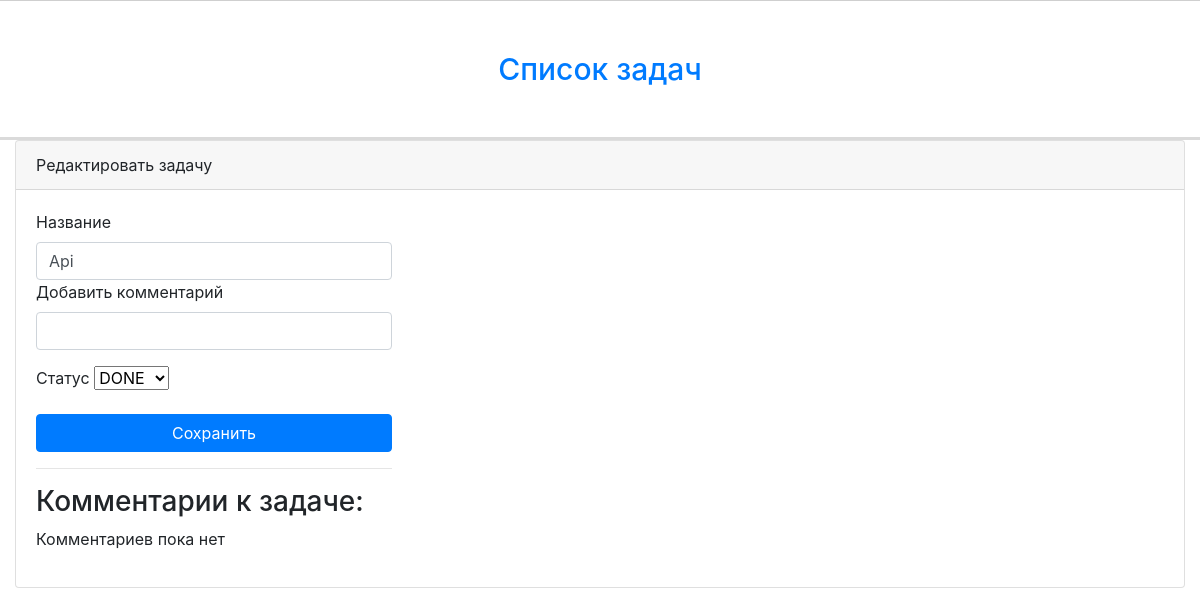
Before: /edit/3 with the older database file.
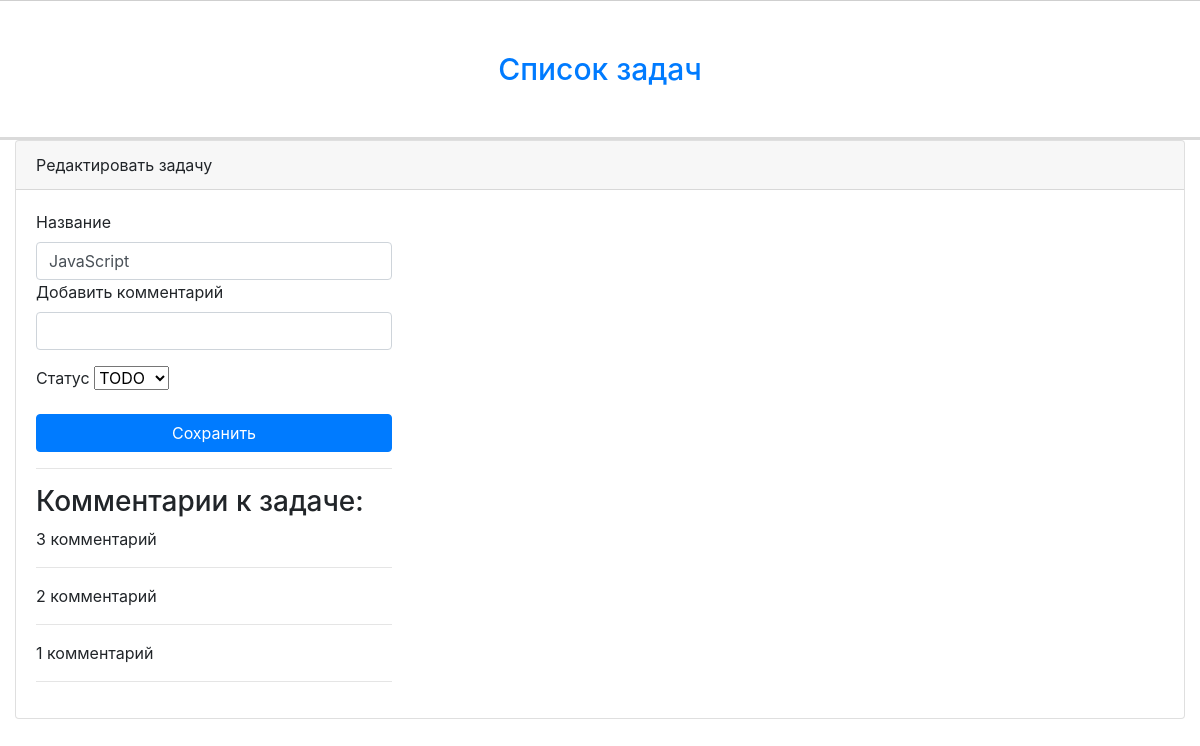
After: the same page with the newer database file.
### tables this page shows
CREATE TABLE `task` (
  `id` int(11) NOT NULL,
  `name` varchar(255) NOT NULL,
  `status` varchar(255) NOT NULL
);

CREATE TABLE `comments` (
  `id` int(11) NOT NULL,
  `id_task` int(11) NOT NULL,
  `text` text NOT NULL
);

### application/controllers/MainController.php (called while the page is built, shortened)
<?php
class MainController extends Controller
{
    public function editAction()
    {
        $vars = [
            'data' => $this->model->taskData($this->route['id'])[0],
            'data_comments' => $this->model->commentsData($this->route['id']),
        ];
        $this->view->render('Редактировать задачу', $vars);
    }
}

### index.php (called while the page is built, shortened)
<?php
spl_autoload_register(function($class){
	$path = str_replace('\\', '/', $class.'.php');
});
$router = new Router;
$router->run();

### application/lib/Db.php (called while the page is built, shortened)
<?php
class Db {
    protected $db;
    public function __construct() {
        $config = require 'application/config/db.php';
        $this->db = new PDO('mysql:host='.$config['host'].';dbname='.$config['name'].'', $config['user'], $config['password']);
    }
    public function query($sql, $params = []) {
        $stmt = $this->db->prepare($sql);
        if (!empty($params)) {
            foreach ($params as $key => $val) {
                if (is_int($val)){
                    $type = PDO::PARAM_INT;
                }else{
                    $type = PDO::PARAM_STR;
                }
                $stmt->bindValue(':'.$key, $val, $type);
            }
        }
        $stmt->execute();
        return $stmt;
    }
    public function row($sql, $params = []) {
        $result = $this->query($sql, $params);
        return $result->fetchAll(PDO::FETCH_ASSOC);
    }
}

### application/config/db.php (called while the page is built)
<?php
return [
	'host' => 'localhost',
	'name' => 'tz',
	'user' => 'root',
	'password' => '',
];

### application/models/Main.php (called while the page is built, shortened)
<?php
class Main extends Model
{
    public function taskData($id)
    {
        $params = [
            'id' => $id,
        ];
        return $this->db->row('SELECT * FROM task WHERE id = :id', $params);
    }
    public function commentsData($id)
    {
        $params = [
            'id' => $id,
        ];
        return $this->db->row('SELECT * FROM comments WHERE id_task = :id ORDER BY id DESC', $params);
    }
}

### application/core/Controller.php (called while the page is built, shortened)
<?php
abstract class Controller
{
	public function __construct($route)
	{
		$this->route = $route;
		$this->model = $this->loadModel($route['controller']);
	}
	public function loadModel($name)
	{
		$path = 'application\models\\' . ucfirst($name);
		if(class_exists($path)){
			return new $path;
		}
	}
}

### application/core/Model.php (called while the page is built, shortened)
<?php
abstract class Model
{
	public function __construct()
	{
		$this->db = new Db;
	}
}

### application/views/main/edit.php (the view, shortened to what this page needs)
<div class="content-wrapper">
    <div class="container-fluid">
        <div class="card mb-3">
            <div class="card-header"><?php echo $title; ?></div>
            <div class="card-body">
                <div class="row">
                    <div class="col-sm-4">
                        <form action="/edit/<?php echo $data['id']; ?>" method="post">
                            <div class="form-group">
                                <label>Название</label>
                                <input class="form-control" type="text" name="name" value="<?php echo htmlspecialchars($data['name'], ENT_QUOTES); ?>">
                                <label>Добавить комментарий</label>
                                <input class="form-control" type="text" name="comment">
                            </div>
                            <div class="form-group">
                                <label>Статус</label>
                                <select name="status" id="status">
                                    <option <?php if($data['status'] == 'todo') echo "selected" ?> value="todo">TODO</option>
                                    <option <?php if($data['status'] == 'done') echo "selected" ?> value="done">DONE</option>
                                </select>
                            </div>
                            <button type="submit" class="btn btn-primary btn-block">Сохранить</button>
                            <hr>
                            <h3>Комментарии к задаче:</h3>
                            <?php if ($data_comments): ?>
                                <?php foreach ($data_comments as $comments): ?>
                                    <?= $comments['text']; ?>
                                    <hr>
                                <?php endforeach; ?>
                            <?php else: ?>
                                <p>Комментариев пока нет</p>
                            <?php endif; ?>
                        </form>
                    </div>
                </div>
            </div>
        </div>
    </div>
</div>

Changed rows visible on the page:
changed task: name "Api" → "JavaScript"; status "DONE" → "TODO"
added comments: text "3 комментарий"
added comments: text "2 комментарий"
now on this page (row edited): comments: text "1 комментарий"
Other visible differences:
text no longer shown: "Комментариев пока нет"
